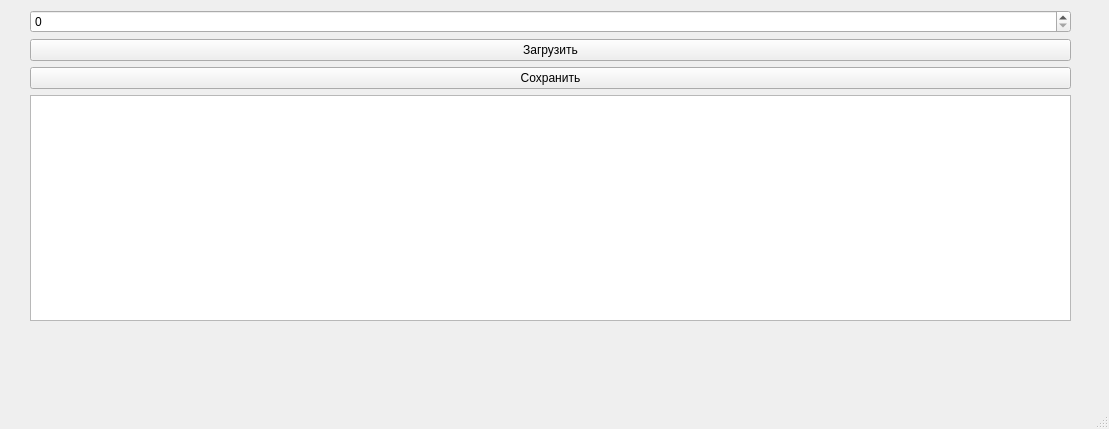
<?xml version="1.0" encoding="UTF-8"?>
<ui version="4.0">
 <class>MainWindow</class>
 <widget class="QMainWindow" name="MainWindow">
  <property name="geometry">
   <rect>
    <x>0</x>
    <y>0</y>
    <width>1109</width>
    <height>429</height>
   </rect>
  </property>
  <property name="windowTitle">
   <string>MainWindow</string>
  </property>
  <widget class="QWidget" name="centralwidget">
   <widget class="QWidget" name="layoutWidget">
    <property name="geometry">
     <rect>
      <x>30</x>
      <y>10</y>
      <width>1041</width>
      <height>311</height>
     </rect>
    </property>
    <layout class="QVBoxLayout" name="verticalLayout">
     <item>
      <widget class="QSpinBox" name="spinBox"/>
     </item>
     <item>
      <widget class="QPushButton" name="pushButton">
       <property name="text">
        <string>Загрузить</string>
       </property>
      </widget>
     </item>
     <item>
      <widget class="QPushButton" name="pushButton_2">
       <property name="text">
        <string>Сохранить</string>
       </property>
      </widget>
     </item>
     <item>
      <widget class="QTableWidget" name="tableWidget"/>
     </item>
    </layout>
   </widget>
  </widget>
  <widget class="QMenuBar" name="menubar">
   <property name="geometry">
    <rect>
     <x>0</x>
     <y>0</y>
     <width>1109</width>
     <height>26</height>
    </rect>
   </property>
  </widget>
  <widget class="QStatusBar" name="statusbar"/>
 </widget>
 <resources/>
 <connections/>
</ui>
